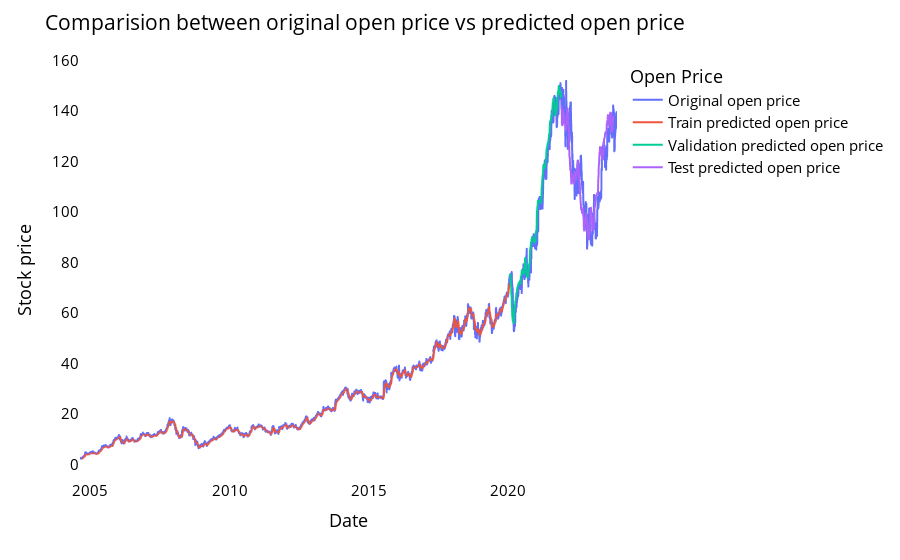

Notebook code cell kept with this figure:
### Code cell
plotdf = pd.DataFrame({'Date': pred_open['Date'],
                       'original_open': pred_open['Open'],
                      'train_predicted_open': trainPredictPlot.reshape(1,-1)[0].tolist(),
                      'val_predicted_open': valPredictPlot.reshape(1,-1)[0].tolist(),
                      'test_predicted_open': testPredictPlot.reshape(1,-1)[0].tolist()})

fig = xp.line(plotdf,x=plotdf['Date'], y=[plotdf['original_open'],plotdf['train_predicted_open'],plotdf['val_predicted_open'],
                                          plotdf['test_predicted_open']],
              labels={'value':'Stock price','date': 'Date'})

fig.update_layout(title_text='Comparision between original open price vs predicted open price',
                  plot_bgcolor='white', font_size=15, font_color='black', legend_title_text='Open Price')
fig.for_each_trace(lambda t:  t.update(name = next(names)))

fig.update_xaxes(showgrid=False)
fig.update_yaxes(showgrid=False)
fig.show()

### Figure 1 — Plotly figure (JSON) as saved in the notebook; plotly's stock layout.template omitted (floating-point values rounded to 4 significant figures; data arrays with more than 128 entries replaced by an {"elided": "..."} marker saying what was removed)
{"data": [{"hovertemplate": "variable=original_open<br>Date=%{x}<br>Stock price=%{y}<extra></extra>", "legendgroup": "original_open", "line": {"color": "#636efa", "dash": "solid"}, "marker": {"symbol": "circle"}, "mode": "lines", "name": "Original open price", "showlegend": true, "type": "scattergl", "x": {"elided": "4856 str values"}, "xaxis": "x", "y": {"elided": "4856 float values"}, "yaxis": "y"}, {"hovertemplate": "variable=train_predicted_open<br>Date=%{x}<br>Stock price=%{y}<extra></extra>", "legendgroup": "train_predicted_open", "line": {"color": "#EF553B", "dash": "solid"}, "marker": {"symbol": "circle"}, "mode": "lines", "name": "Train predicted open price", "showlegend": true, "type": "scattergl", "x": {"elided": "4856 str values"}, "xaxis": "x", "y": {"elided": "4856 float values"}, "yaxis": "y"}, {"hovertemplate": "variable=val_predicted_open<br>Date=%{x}<br>Stock price=%{y}<extra></extra>", "legendgroup": "val_predicted_open", "line": {"color": "#00cc96", "dash": "solid"}, "marker": {"symbol": "circle"}, "mode": "lines", "name": "Validation predicted open price", "showlegend": true, "type": "scattergl", "x": {"elided": "4856 str values"}, "xaxis": "x", "y": {"elided": "4856 float values"}, "yaxis": "y"}, {"hovertemplate": "variable=test_predicted_open<br>Date=%{x}<br>Stock price=%{y}<extra></extra>", "legendgroup": "test_predicted_open", "line": {"color": "#ab63fa", "dash": "solid"}, "marker": {"symbol": "circle"}, "mode": "lines", "name": "Test predicted open price", "showlegend": true, "type": "scattergl", "x": {"elided": "4856 str values"}, "xaxis": "x", "y": {"elided": "4856 float values"}, "yaxis": "y"}], "layout": {"font": {"color": "black", "size": 15}, "legend": {"title": {"text": "Open Price"}, "tracegroupgap": 0}, "margin": {"t": 60}, "plot_bgcolor": "white", "title": {"text": "Comparision between original open price vs predicted open price"}, "xaxis": {"anchor": "y", "domain": [0, 1], "showgrid": false, "title": {"text": "Date"}}, "yaxis": {"anchor": "x", "domain": [0, 1], "showgrid": false, "title": {"text": "Stock price"}}}}
